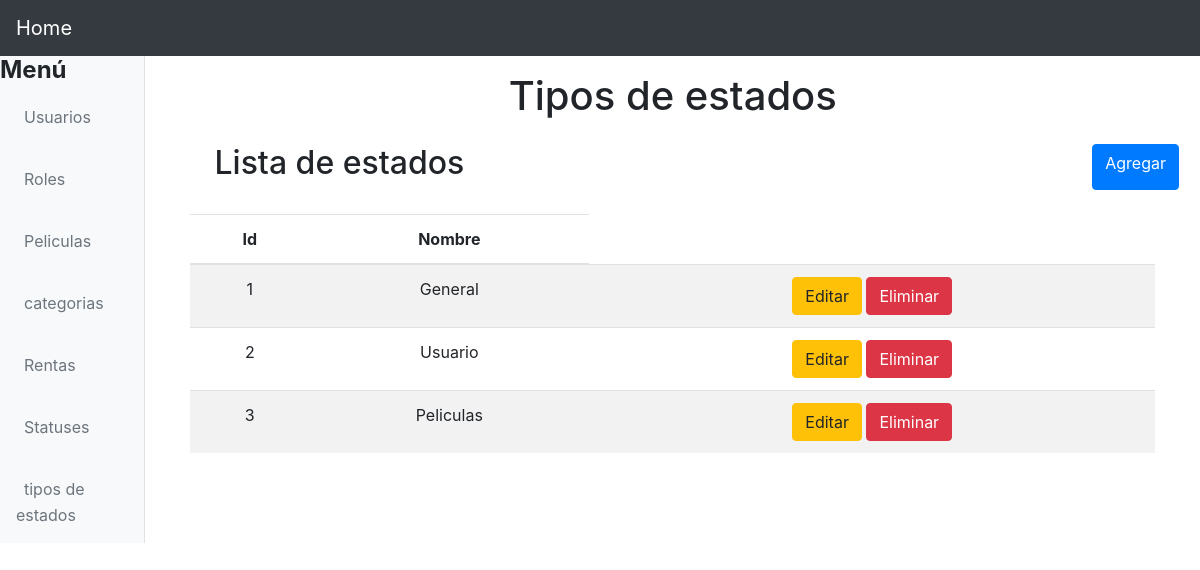
Page /?controller=typestatuses on the committed database.
### tables this page shows
CREATE TABLE `type_statuses` (
  `id` int(10) UNSIGNED NOT NULL,
  `name` varchar(255) NOT NULL,
  `created_at` timestamp NULL DEFAULT NULL,
  `updated_at` timestamp NULL DEFAULT NULL
);

### controllers/TypeStatusesController.php (called while the page is built, shortened)
<?php
require 'models/TypeStatuses.php';
class TypeStatusesController
{
	private $TypeStatusesModel;
	function __construct()
	{
		$this->TypeStatusesModel = new TypeStatuses;
	}
	public function index()
	{
		$typeStatuses = $this->TypeStatusesModel->getAll();
		require 'views/layout.php';
		require 'views/sidebar.php';
		require 'views/types_stauses/list.php';
	}
}

### models/TypeStatuses.php (called while the page is built, shortened)
<?php
class TypeStatuses
{
	private $pdo;
	function __construct()
	{
		try{
		$this->pdo = new Database;
	}catch(PDOException $e){
		die($e->getMessage());
	}
	}
	public function getAll(){
		try{
		$strSql = "SELECT * FROM type_statuses";
		$query = $this->pdo->select($strSql);
		return $query;
	}catch(PDOException $e){
		die($e->getMessage());
			}
		}
}

### providers/Database.php (called while the page is built, shortened)
<?php
class Database extends PDO
{
    public function select($strSql, $arrayData = array(), $fetchMode = PDO::FETCH_OBJ)
    {
    	$query = $this->prepare($strSql);
    	if( !$query->execute() ) {
    		echo "Error, la consulta no se realizó";
    	} else {
    		return $query->fetchAll($fetchMode);
    	}
    }
}

### views/types_stauses/list.php (the view)
<main class="container">
	<section class="col-md-12 text-center">
		<div class="mt-3">
			<h1>Tipos de estados</h1>
		</div>
		<div class="col-md-12 m-4 d-flex justify-content-between">
			<h2>Lista de estados</h2>
			<a href="?controller=typestatuses&method=add" class="btn btn-primary">Agregar</a>
		</div>
		<section class="col-md-12 flex-nowrap table-responsive">
			<table class="table table-striped table-hover">
				<thead>
					<tr>
						<th>Id</th>
						<th>Nombre</th>
					</tr>
				</thead>
				<tbody>
					<?php foreach($typeStatuses as $typeStatusers): ?>
						<tr>
							<td><?php echo $typeStatusers->id ?></td>
							<td><?php echo $typeStatusers->name ?></td>
							<td>
								<a href="?controller=typestatuses" class="btn btn-warning" title="Editar pelicula">Editar</a>
								<a href="?controller=typestatuses" class="btn btn-danger" title="Eliminar pelicula">Eliminar</a>
							</td>
						</tr>
					<?php endforeach ?>
				</tbody>
			</table>
		</section>
	</section>
</main>

### rows in the picture
type_statuses: id "1", name "General"
type_statuses: id "2", name "Usuario"
type_statuses: id "3", name "Peliculas"
